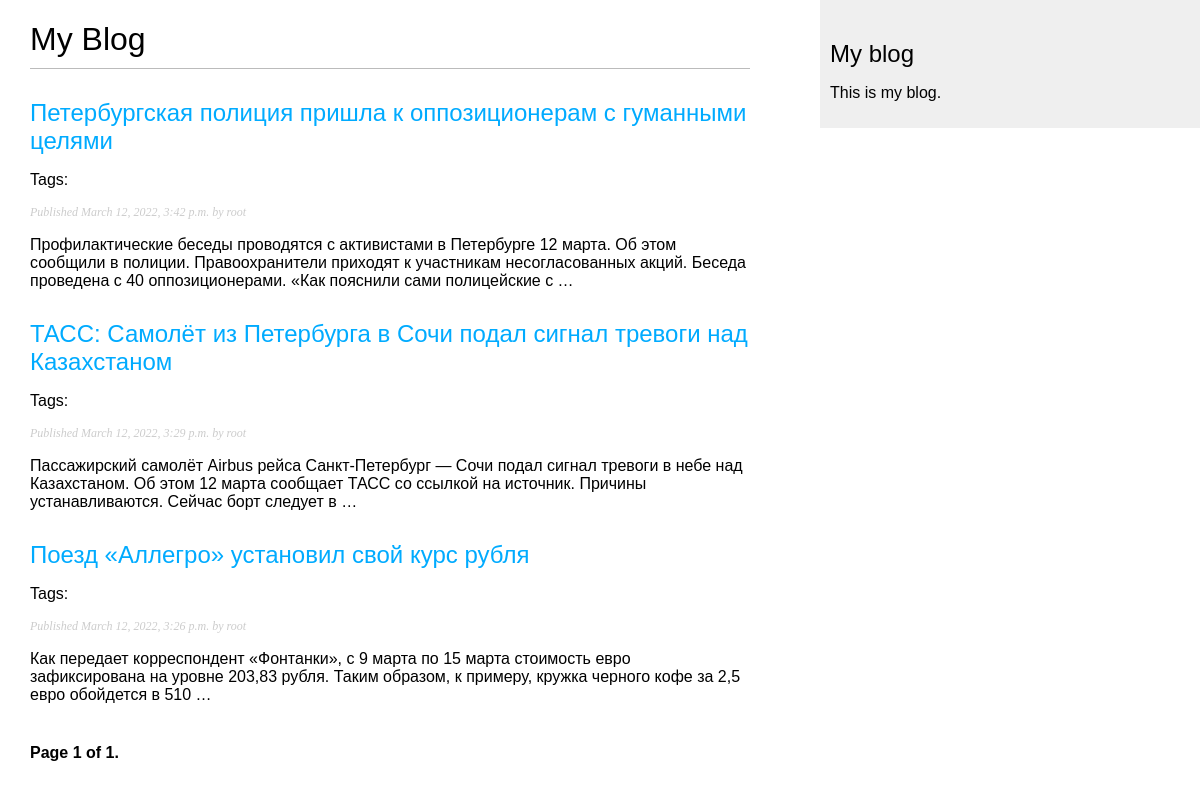
Screenshot of /blog/ with the database file from the repository.
### blog/models.py (models this page shows, shortened)
class Post(models.Model):
    STATUS_CHOICES = (
        ('draft', 'Draft'),
        ('published', 'Published'),
    )
    title = models.CharField(max_length=250)
    slug = models.SlugField(max_length=250,
                            unique_for_date='publish')
    author = models.ForeignKey(User,
                               on_delete=models.CASCADE,
                               related_name='blog_posts')
    body = models.TextField()
    publish = models.DateTimeField(default=timezone.now)
    created = models.DateTimeField(auto_now_add=True)
    updated = models.DateTimeField(auto_now=True)
    status = models.CharField(max_length=10,
                              choices=STATUS_CHOICES,
                              default='draft')
    objects = models.Manager() # The default manager.
    published = PublishedManager() # Our custom manager.
    tags = TaggableManager()
    class Meta:
        ordering = ('-publish',)
    def get_absolute_url(self):
        return reverse('blog:post_detail',
                       args=[self.publish.year,
                             self.publish.month,
                             self.publish.day,
                             self.slug])

### blog/views.py (the view)
# urls.py: path('', views.post_list, name='post_list'),
def post_list(request, tag_slug=None):
    object_list = Post.published.all()
    tag = None
    if tag_slug:
        tag = get_object_or_404(Tag, slug=tag_slug)
        object_list = object_list.filter(tags__in=[tag])
    paginator = Paginator(object_list, 3) # 3 posts in each page
    page = request.GET.get('page')
    try:
        posts = paginator.page(page)
    except PageNotAnInteger:
        posts = paginator.page(1)
    except EmptyPage:
        posts = paginator.page(paginator.num_pages)
    return render(request,
                  'blog/post/list.html',
                  {'page': page,
                   'posts': posts,
                   'tag': tag})

### blog/models.py (called while the page is built)
    def get_queryset(self):
        return super(PublishedManager, self).get_queryset().filter(status='published')

### blog/templates/blog/post/list.html (shortened to what this page needs)
{% extends "blog/base.html" %}
{% block content %}
  <h1>My Blog</h1>
  {% for post in posts %}
    <h2>
      <a href="{{ post.get_absolute_url }}">
        {{ post.title }}
      </a>
    </h2>
    <p class="tags">
      Tags:
    </p>
    <p class="date">
      Published {{ post.publish }} by {{ post.author }}
    </p>
    {{ post.body|truncatewords:30|linebreaks }}
  {% endfor %}
  {% include "pagination.html" with page=posts %}
{% endblock %}

### blog/static/css/blog.css (style rules this page uses)
body { margin:0; padding:0; font-family:helvetica, sans-serif; }
a { color:#00abff; text-decoration:none; }
h1 { font-weight:normal; border-bottom:1px solid #bbb; padding:0 0 10px 0; }
h2 { font-weight:normal; margin:30px 0 0; }
p.date { color:#ccc; font-family: georgia, serif; font-size: 12px; font-style: italic; }

### rows the page displays
Post: title "Петербургская полиция пришла к оппозиционерам с гуманными целями", publish "March 12, 2022, 3:42 p.m.", author "root", body "Профилактические беседы проводятся с активистами в Петербурге 12 марта. Об этом сообщили в полиции. Правоохранители приходят к участникам несогласованных акций. Беседа проведена с 40 оппозиционерами. «Как пояснили сами полицейские с …"
Post: title "ТАСС: Самолёт из Петербурга в Сочи подал сигнал тревоги над Казахстаном", publish "March 12, 2022, 3:29 p.m.", author "root", body "Пассажирский самолёт Airbus рейса Санкт-Петербург — Сочи подал сигнал тревоги в небе над Казахстаном. Об этом 12 марта сообщает ТАСС со ссылкой на источник. Причины устанавливаются. Сейчас борт следует в …"
Post: title "Поезд «Аллегро» установил свой курс рубля", publish "March 12, 2022, 3:26 p.m.", author "root", body "Как передает корреспондент «Фонтанки», с 9 марта по 15 марта стоимость евро зафиксирована на уровне 203,83 рубля. Таким образом, к примеру, кружка черного кофе за 2,5 евро обойдется в 510 …"

### other values shown
{{ page.number }} "1"
{{ page.paginator.num_pages }} "1"
